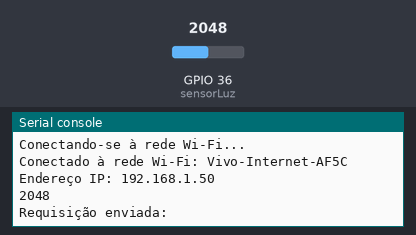
The program below on a simulated ESP32 board running MicroPython. Shown: the last lines printed to the serial console. The inputs (shaded band) are chosen by the test bench; at power-on: GPIO 36 (sensorLuz) = 2048 (analog values on the 0–4095 scale). WiFi joins after 1.5 s; web requests get an empty 200 reply after 0.4 s; library files of the repository ran but are not shown: 1 file(s).

Above: at 2.7 s.
2.8 s: GPIO 36 (sensorLuz) set to 2866
At 7.16 s:
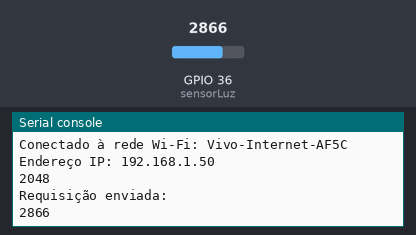
8.8 s: GPIO 36 (sensorLuz) set to 3603
At 13.2 s:
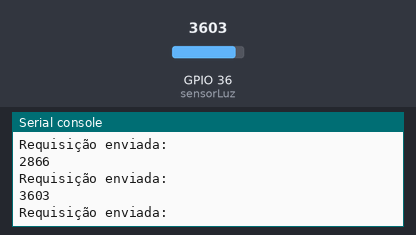
Timing chart, 0 to 14.7 s (numbered marks = the images above; inputs shaded):
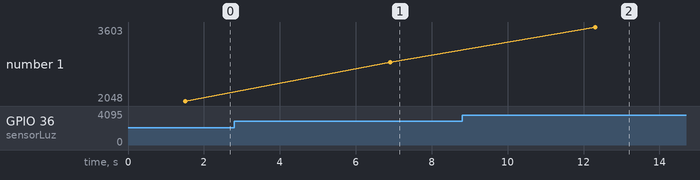

The program:

main.py
```python
from machine import Pin, ADC
from time import sleep
import network
import urequests
sensorLuz = ADC(Pin(36))

def ler_sensor():
    valor_analogico = sensorLuz.read()
    return valor_analogico

# print('START')
# while True:
#     val = pin.read()
#     print(val)
#     sleep(0.5)


# Defina o pino ADC do NodeMCU conectado ao sensor de umidade do solo
SENSOR_PIN = 0

# Intervalo de tempo para hibernação em segundos (aqui definimos 30 minutos)
# HIBERNATE_TIME = 1800
HIBERNATE_TIME = 1800

# Configuração da rede Wi-Fi
WIFI_SSID = 'Vivo-Internet-AF5C'
WIFI_PASSWORD = 'peterpan'

# URL da API ou serviço web para envio dos dados
API_URL = 'http://192.168.1.101:3000/iot2?luz='


# Função para ler o valor do sensor de umidade do solo
def read_soil_moisture():
    adc = machine.ADC(SENSOR_PIN)
    # Faça a leitura ADC e converta o valor para uma escala de 0 a 100 (0 = solo seco, 100 = solo molhado)
    value = adc.read()
    moisture_percent = (value / 1023) * 100
    return moisture_percent

# Função para conectar-se à rede Wi-Fi
def connect_wifi():
    wlan = network.WLAN(network.STA_IF)
    wlan.active(True)
    if not wlan.isconnected():
        print('Conectando-se à rede Wi-Fi...')
        wlan.connect(WIFI_SSID, WIFI_PASSWORD)
        while not wlan.isconnected():
            pass
    print('Conectado à rede Wi-Fi:', WIFI_SSID)
    print('Endereço IP:', wlan.ifconfig()[0])

# Função para enviar os dados via requisição HTTP
def send_data(data):
    try:
        # response = urequests.post(API_URL, json=data)
        response = urequests.get(API_URL+str(data))
        print('Requisição enviada:', response.text)
    except Exception as e:
        print('Erro ao enviar a requisição:', e)

# Função para entrar no modo deep sleep
def enter_deep_sleep():
    print("Entrando no modo de hibernação 2...")
    # Desligue a alimentação dos sensores ou outros dispositivos externos, se necessário
    # Desligue a impressão para economizar energia
    # machine.freq(160000000)  # Reduza a frequência da CPU para economizar energia
    machine.deepsleep(HIBERNATE_TIME * 1000000)  # Converta segundos em microssegundos

# Função principal

try:
    # Conecte-se à rede Wi-Fi
    connect_wifi()

    while True:
        # Leia a umidade do solo
        # soil_moisture = read_soil_moisture()

        # Exiba os dados no console do MicroPython
        #print("Umidade do Solo: {:.2f}%".format(soil_moisture))

        # Enviar os dados via requisição HTTP
        # data = {'luminosidade': pin.read()}
        data = ler_sensor()
        print(data)
        send_data(data)

        # Aguarde alguns segundos antes de fazer uma nova leitura
        tempo_sono_ms = 500

        # Espera um evento no pino GPIO 2 ou aguarda o tempo especificado
        #machine.lightsleep(tempo_sono_ms)
        sleep(5)


except KeyboardInterrupt:
    print("Interrupção de teclado. Encerrando o programa.")


# from machine import Pin, ADC
# from time import sleep

# import network
# import urequests

# pot = ADC(0)

# WIFI_SSID = 'cariri'
# WIFI_PASSWORD = '0987654321'

# # Função para conectar-se ao Wi-Fi
# def connect_to_wifi(ssid, password):
#     station = network.WLAN(network.STA_IF)
#     station.active(True)
#     station.connect(ssid, password)
#     while not station.isconnected():
#         pass
#     print('Conectado ao Wi-Fi 2:', ssid)

# # Função para enviar uma solicitação GET e retornar a resposta
# def send_get_request(url):
#     response = urequests.get(url)
#     return response.text

# # Conecte-se ao Wi-Fi
# connect_to_wifi(WIFI_SSID, WIFI_PASSWORD)

# try:
#     while True:
#         pot_value = pot.read()
#         print(pot_value)
#         URL = 'https://eo4o0rur87j0pcd.m.pipedream.net/?luminosity='+str(pot_value)
#         response_text = send_get_request(URL)
#         print('Resposta do servidor:')
#         print(response_text)

#         sleep(3)

# except Exception as e:
#     print('Erro ao enviar a solicitação GET:', e)


# # while True:
# #     led.on()
# #     time.sleep(0.5)
# #     led.off()
# #     time.sleep(0.5)nao
```

Measured:
- after the input at 2.8 s, the serial console: prints a new line after 4.1 s (image 1)
- after the input at 8.8 s, the serial console: prints a new line after 3.5 s (image 2)
- plotted number 1: 2048 → 2866 after the input at 2.8 s, 2866 → 3603 after the input at 8.8 s
